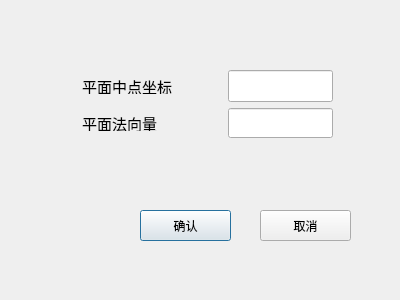
<?xml version="1.0" encoding="UTF-8"?>
<ui version="4.0">
 <class>Dialog</class>
 <widget class="QDialog" name="Dialog">
  <property name="geometry">
   <rect>
    <x>0</x>
    <y>0</y>
    <width>400</width>
    <height>300</height>
   </rect>
  </property>
  <property name="windowTitle">
   <string>切片设置</string>
  </property>
  <widget class="QPushButton" name="btnok">
   <property name="geometry">
    <rect>
     <x>140</x>
     <y>210</y>
     <width>91</width>
     <height>31</height>
    </rect>
   </property>
   <property name="text">
    <string>确认</string>
   </property>
  </widget>
  <widget class="QPushButton" name="btncancel">
   <property name="geometry">
    <rect>
     <x>260</x>
     <y>210</y>
     <width>91</width>
     <height>31</height>
    </rect>
   </property>
   <property name="text">
    <string>取消</string>
   </property>
  </widget>
  <widget class="QWidget" name="">
   <property name="geometry">
    <rect>
     <x>82</x>
     <y>70</y>
     <width>251</width>
     <height>68</height>
    </rect>
   </property>
   <layout class="QGridLayout" name="gridLayout">
    <item row="1" column="0">
     <widget class="QLabel" name="labelnormal">
      <property name="sizePolicy">
       <sizepolicy hsizetype="Preferred" vsizetype="Fixed">
        <horstretch>0</horstretch>
        <verstretch>0</verstretch>
       </sizepolicy>
      </property>
      <property name="minimumSize">
       <size>
        <width>81</width>
        <height>0</height>
       </size>
      </property>
      <property name="maximumSize">
       <size>
        <width>110</width>
        <height>16</height>
       </size>
      </property>
      <property name="font">
       <font>
        <family>AcadEref</family>
        <pointsize>11</pointsize>
       </font>
      </property>
      <property name="text">
       <string>平面法向量</string>
      </property>
     </widget>
    </item>
    <item row="0" column="0">
     <widget class="QLabel" name="labelpoint">
      <property name="sizePolicy">
       <sizepolicy hsizetype="Preferred" vsizetype="Fixed">
        <horstretch>0</horstretch>
        <verstretch>0</verstretch>
       </sizepolicy>
      </property>
      <property name="minimumSize">
       <size>
        <width>100</width>
        <height>0</height>
       </size>
      </property>
      <property name="maximumSize">
       <size>
        <width>110</width>
        <height>16</height>
       </size>
      </property>
      <property name="font">
       <font>
        <family>AcadEref</family>
        <pointsize>11</pointsize>
       </font>
      </property>
      <property name="text">
       <string>平面中点坐标</string>
      </property>
     </widget>
    </item>
    <item row="0" column="2">
     <widget class="QLineEdit" name="textpoint">
      <property name="sizePolicy">
       <sizepolicy hsizetype="Expanding" vsizetype="Expanding">
        <horstretch>0</horstretch>
        <verstretch>0</verstretch>
       </sizepolicy>
      </property>
      <property name="minimumSize">
       <size>
        <width>0</width>
        <height>30</height>
       </size>
      </property>
      <property name="font">
       <font>
        <pointsize>11</pointsize>
       </font>
      </property>
      <property name="toolTip">
       <string>外迭代步数</string>
      </property>
      <property name="text">
       <string/>
      </property>
      <property name="alignment">
       <set>Qt::AlignCenter</set>
      </property>
     </widget>
    </item>
    <item row="1" column="2">
     <widget class="QLineEdit" name="textnormal">
      <property name="sizePolicy">
       <sizepolicy hsizetype="Expanding" vsizetype="Fixed">
        <horstretch>0</horstretch>
        <verstretch>0</verstretch>
       </sizepolicy>
      </property>
      <property name="minimumSize">
       <size>
        <width>0</width>
        <height>30</height>
       </size>
      </property>
      <property name="font">
       <font>
        <pointsize>11</pointsize>
       </font>
      </property>
      <property name="toolTip">
       <string>内迭代步数</string>
      </property>
      <property name="text">
       <string/>
      </property>
      <property name="alignment">
       <set>Qt::AlignCenter</set>
      </property>
     </widget>
    </item>
    <item row="0" column="1">
     <spacer name="horizontalSpacer">
      <property name="orientation">
       <enum>Qt::Horizontal</enum>
      </property>
      <property name="sizeType">
       <enum>QSizePolicy::Fixed</enum>
      </property>
      <property name="sizeHint" stdset="0">
       <size>
        <width>40</width>
        <height>20</height>
       </size>
      </property>
     </spacer>
    </item>
   </layout>
  </widget>
 </widget>
 <resources/>
 <connections/>
</ui>
